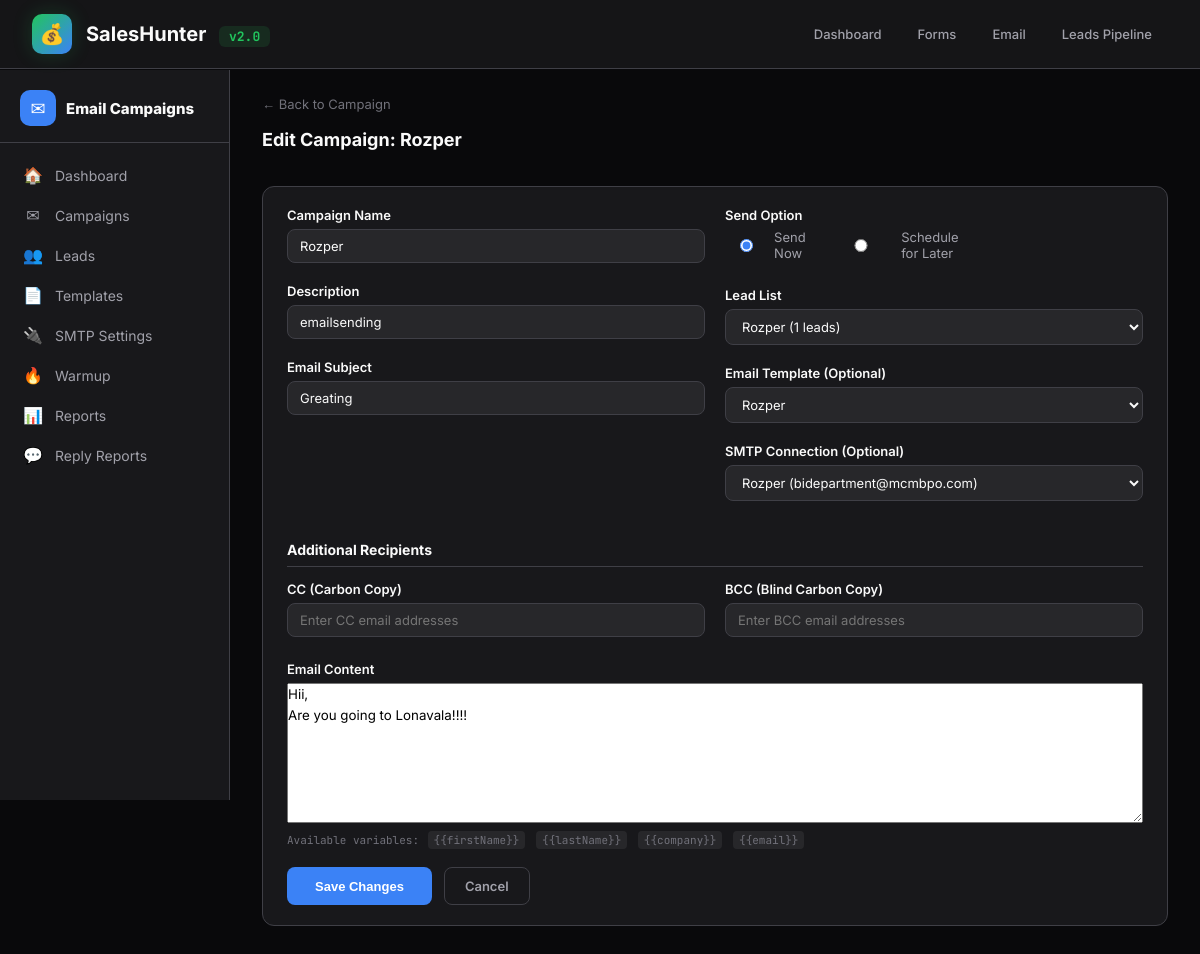
The page /email/campaign/1/edit/ on the database its author committed.
### leads/models.py (models this page shows, shortened)
class EmailCampaign(models.Model):
    STATUS_CHOICES = [
        ('draft', 'Draft'),
        ('sending', 'Sending'),
        ('sent', 'Sent'),
        ('scheduled', 'Scheduled'),
        ('paused', 'Paused'),
    ]
    SEND_OPTION_CHOICES = [
        ('now', 'Send Now'),
        ('later', 'Schedule for Later'),
    ]
    name = models.CharField(max_length=255)
    description = models.TextField(blank=True)
    status = models.CharField(max_length=20, choices=STATUS_CHOICES, default='draft')
    subject = models.CharField(max_length=500, default='')
    body = models.TextField(default='', help_text='Use {{firstName}}, {{lastName}}, {{company}}, {{email}} for personalization')
    send_option = models.CharField(max_length=10, choices=SEND_OPTION_CHOICES, default='now')
    scheduled_at = models.DateTimeField(null=True, blank=True)
    lead_list = models.ForeignKey(LeadList, on_delete=models.SET_NULL, null=True, blank=True, related_name='campaigns')
    template = models.ForeignKey(EmailTemplate, on_delete=models.SET_NULL, null=True, blank=True)
    smtp_connection = models.ForeignKey(SmtpConnection, on_delete=models.SET_NULL, null=True, blank=True, help_text='Leave blank for auto-select')
    cc = models.TextField(blank=True, help_text='Comma-separated CC emails')
    bcc = models.TextField(blank=True, help_text='Comma-separated BCC emails')
    total_recipients = models.IntegerField(default=0)
    total_sent = models.IntegerField(default=0)
    total_opened = models.IntegerField(default=0)
    total_replied = models.IntegerField(default=0)
    total_bounced = models.IntegerField(default=0)
    created_at = models.DateTimeField(default=timezone.now)
    updated_at = models.DateTimeField(auto_now=True)
    class Meta:
        ordering = ['-created_at']

class LeadList(models.Model):
    name = models.CharField(max_length=255)
    description = models.TextField(blank=True)
    leads = models.ManyToManyField(Lead, blank=True, related_name='lead_lists')
    created_at = models.DateTimeField(default=timezone.now)
    class Meta:
        ordering = ['-created_at']

class EmailTemplate(models.Model):
    name = models.CharField(max_length=255)
    subject = models.CharField(max_length=500)
    body = models.TextField()
    created_at = models.DateTimeField(default=timezone.now)
    class Meta:
        ordering = ['name']

class SmtpConnection(models.Model):
    name = models.CharField(max_length=255)
    host = models.CharField(max_length=255)
    port = models.IntegerField(default=587)
    username = models.CharField(max_length=255)
    password = models.CharField(max_length=255)
    use_tls = models.BooleanField(default=True)
    from_email = models.EmailField()
    from_name = models.CharField(max_length=255, blank=True)
    daily_limit = models.IntegerField(default=100, help_text='Max emails per day from this connection')
    is_active = models.BooleanField(default=True)
    created_at = models.DateTimeField(default=timezone.now)
    class Meta:
        ordering = ['name']

### leads/views.py (the view, shortened to what this page needs)
# urls.py: path('email/campaign/<int:pk>/edit/', views.campaign_edit, name='campaign_edit'),
def campaign_edit(request, pk):
    campaign = get_object_or_404(EmailCampaign, pk=pk)
    context = {
        'campaign': campaign,
        'lead_lists': LeadList.objects.all(),
        'templates': EmailTemplate.objects.all(),
        'smtp_connections': SmtpConnection.objects.filter(is_active=True),
    }
    return render(request, 'leads/campaign_edit.html', context)

### leads/context_processors.py (called while the page is built)
def recent_sessions(request):
    return {
        'recent_sessions': SearchSession.objects.order_by('-created_at')[:20]
    }

### leads/templates/leads/campaign_edit.html (shortened to what this page needs)
{% extends "leads/email_base.html" %}
{% block email_content %}
<div style="margin-bottom:16px;">
  <a href="{% url 'campaign_detail' campaign.pk %}" style="color:var(--text-dim);font-size:13px;">&larr; Back to Campaign</a>
</div>
<div class="sec"><div class="sec-title">Edit Campaign: {{ campaign.name }}</div></div>
<div class="card">
<form method="post" action="{% url 'campaign_edit' campaign.pk %}">
  <div class="form-row">
    <div>
      <div class="form-group">
        <label>Campaign Name</label>
        <input type="text" name="name" value="{{ campaign.name }}" required>
      </div>
      <div class="form-group">
        <label>Description</label>
        <input type="text" name="description" value="{{ campaign.description }}">
      </div>
      <div class="form-group">
        <label>Email Subject</label>
        <input type="text" name="subject" value="{{ campaign.subject }}" required>
      </div>
    </div>
    <div>
      <div class="form-group">
        <label>Send Option</label>
        <div class="radio-group">
          <label><input type="radio" name="send_option" value="now" {% if campaign.send_option == 'now' %}checked{% endif %}> Send Now</label>
          <label><input type="radio" name="send_option" value="later" {% if campaign.send_option == 'later' %}checked{% endif %}> Schedule for Later</label>
        </div>
      </div>
      <div class="form-group">
        <label>Lead List</label>
        <select name="lead_list">
          {% for ll in lead_lists %}
          <option value="{{ ll.pk }}" {% if campaign.lead_list_id == ll.pk %}selected{% endif %}>{{ ll.name }} ({{ ll.leads.count }} leads)</option>
          {% endfor %}
        </select>
      </div>
      <div class="form-group">
        <label>Email Template (Optional)</label>
        <select name="template">
          {% for t in templates %}
          <option value="{{ t.pk }}" {% if campaign.template_id == t.pk %}selected{% endif %}>{{ t.name }}</option>
          {% endfor %}
        </select>
      </div>
      <div class="form-group">
        <label>SMTP Connection (Optional)</label>
        <select name="smtp_connection">
          {% for s in smtp_connections %}
          <option value="{{ s.pk }}" {% if campaign.smtp_connection_id == s.pk %}selected{% endif %}>{{ s.name }} ({{ s.from_email }})</option>
          {% endfor %}
        </select>
      </div>
    </div>
  </div>
  <div class="section-label">Additional Recipients</div>
  <div class="form-row" style="margin-bottom:24px;">
    <div class="form-group" style="margin-bottom:0;">
      <label>CC (Carbon Copy)</label>
      <input type="text" name="cc" value="{{ campaign.cc }}" placeholder="Enter CC email addresses">
    </div>
    <div class="form-group" style="margin-bottom:0;">
      <label>BCC (Blind Carbon Copy)</label>
      <input type="text" name="bcc" value="{{ campaign.bcc }}" placeholder="Enter BCC email addresses">
    </div>
  </div>
  <div class="form-group">
    <label>Email Content</label>
    <textarea name="body">{{ campaign.body }}</textarea>
    <div class="variables">Available variables: <span>&#123;&#123;firstName&#125;&#125;</span> <span>&#123;&#123;lastName&#125;&#125;</span> <span>&#123;&#123;company&#125;&#125;</span> <span>&#123;&#123;email&#125;&#125;</span></div>
  </div>
  <div style="display:flex;gap:12px;margin-top:12px;">
    <button type="submit" class="btn btn-blue" style="padding:10px 28px;">Save Changes</button>
    <a href="{% url 'campaign_detail' campaign.pk %}" class="btn btn-outline" style="padding:10px 20px;">Cancel</a>
  </div>
</form>
</div>
{% endblock %}

### templates/base.html (style rules this page uses)
* { margin:0;padding:0;box-sizing:border-box; }
:root { --bg:#09090b;--surface:#18181b;--surface2:#27272a;--border:#3f3f46;--border-light:#52525b; --text:#fafafa;--text-muted:#a1a1aa;--text-dim:#71717a; --green:#22c55e;--green-bg:rgba(34,197,94,0.12); --blue:#3b82f6;--blue-bg:rgba(59,130,246,0.12); --purple:#a855f7;--purple-bg:rgba(168,85,247,0.12); --orange:#f97316;--orange-bg:rgba(249,115,22,0.12); --cyan:#06b6d4;--cyan-bg:rgba(6,182,212,0.1); --yellow:#eab308;--yellow-bg:rgba(234,179,8,0.1); --red:#ef4444;--red-bg:rgba(239,68,68,0.1); --pink:#ec4899; }
body { font-family:'Inter',sans-serif;background:var(--bg);color:var(--text);min-height:100vh; }
a { color:var(--blue);text-decoration:none; }
.card { background:var(--surface);border:1px solid var(--border);border-radius:12px;padding:20px 24px;margin-bottom:12px; }
.btn { display:inline-block;padding:8px 16px;border-radius:8px;font-size:13px;font-weight:600;border:none;cursor:pointer;transition:all .15s;text-decoration:none; }
.btn-blue { background:var(--blue);color:#fff; }
.btn-outline { background:transparent;border:1px solid var(--border);color:var(--text-muted); }
.sec { margin-bottom:36px; }
.sec-title { font-size:18px;font-weight:700;margin-bottom:16px;display:flex;align-items:center;gap:10px; }
input,select { background:var(--surface2);border:1px solid var(--border);color:var(--text);padding:8px 12px;border-radius:8px;font-size:13px;font-family:'Inter',sans-serif; }

### leads/templates/leads/campaign_edit.html (style rules this page uses)
.form-row { display:grid;grid-template-columns:1fr 1fr;gap:20px;margin-bottom:20px; }
.form-group { margin-bottom:20px; }
.form-group label { display:block;font-size:13px;font-weight:600;color:var(--text);margin-bottom:6px; }
.form-group input,.form-group select,.form-group textarea { width:100%; }
.form-group textarea { min-height:140px;resize:vertical;font-family:'Inter',sans-serif;line-height:1.6; }
.radio-group { display:flex;gap:20px;margin-top:6px; }
.radio-group label { display:flex;align-items:center;gap:6px;font-size:13px;font-weight:400;color:var(--text-muted);cursor:pointer; }
.radio-group input[type="radio"] { accent-color:var(--blue); }
.section-label { font-size:14px;font-weight:700;color:var(--text);margin-bottom:14px;padding-bottom:8px;border-bottom:1px solid var(--border); }
.variables { font-size:11px;color:var(--text-dim);margin-top:6px;font-family:'JetBrains Mono',monospace; }
.variables span { background:var(--surface2);padding:2px 6px;border-radius:4px;margin:0 2px; }

### rows shown on the page
EmailCampaign: name "Rozper", description "emailsending", subject "Greating", send_option "☑ Send Now", send_option "☐ Schedule for Later", lead_list "Rozper (1 leads)", template "Rozper", smtp_connection "Rozper (bidepartment@mcmbpo.com)", body "Hii, Are you going to Lonavala!!!!"
